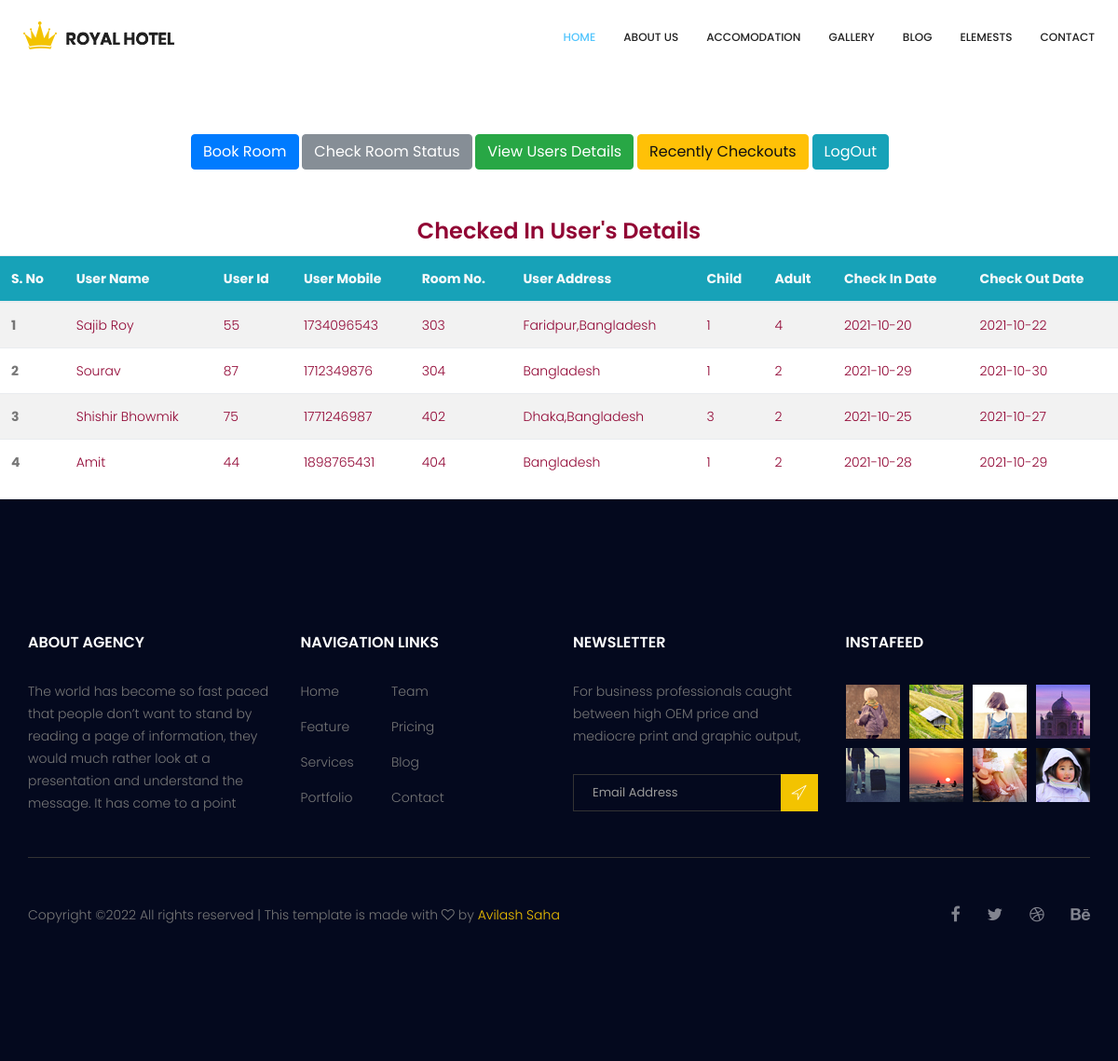
/admin/admin_dashboard.php, run on the app's committed database.
### tables this page shows
CREATE TABLE `double_non_ac` (
  `s_no` int(5) NOT NULL,
  `room_no` int(15) DEFAULT NULL,
  `holder_name` text DEFAULT NULL,
  `holder_id` int(15) DEFAULT NULL,
  `holder_mobile` int(25) DEFAULT NULL,
  `holder_address` varchar(55) NOT NULL,
  `child` int(5) DEFAULT NULL,
  `adult` int(5) DEFAULT NULL,
  `in_date` date DEFAULT NULL,
  `out_date` date DEFAULT NULL,
  `status` int(5) DEFAULT NULL
);

CREATE TABLE `double_ac` (
  `s_no` int(5) NOT NULL,
  `room_no` int(15) DEFAULT NULL,
  `holder_name` text DEFAULT NULL,
  `holder_id` int(15) DEFAULT NULL,
  `holder_mobile` int(25) DEFAULT NULL,
  `holder_address` varchar(55) DEFAULT NULL,
  `child` int(5) DEFAULT NULL,
  `adult` int(5) DEFAULT NULL,
  `in_date` date DEFAULT NULL,
  `out_date` date DEFAULT NULL,
  `status` int(5) DEFAULT NULL
);

### admin/admin_dashboard.php (the view, shortened to what this page needs)
        <!DOCTYPE html>
        <html>
        <head>
                <link rel="stylesheet" href="../css/bootstrap.css">
                <link rel="stylesheet" href="../vendors/linericon/style.css">
                <link rel="stylesheet" href="../css/font-awesome.min.css">
                <link rel="stylesheet" href="../vendors/owl-carousel/owl.carousel.min.css">
                <link rel="stylesheet" href="../vendors/bootstrap-datepicker/bootstrap-datetimepicker.min.css">
                <link rel="stylesheet" href="../vendors/nice-select/css/nice-select.css">
                <link rel="stylesheet" href="../vendors/owl-carousel/owl.carousel.min.css">
                <link rel="stylesheet" href="css/style.css">
                <link rel="stylesheet" href="css/responsive.css">
        </head>
        <body>
                <header>
                    <div class="container">
                        <nav class="navbar navbar-expand-lg fixed-top">
                            <a class="navbar-brand logo_h" href="index.html"><img src="image/Logo.png" alt=""></a>
                            <div class="collapse navbar-collapse offset" id="navbarSupportedContent">
                                <ul class="nav navbar-nav menu_nav ml-auto">
                                    <li class="nav-item active"><a class="nav-link" href="index.php">Home</a></li>
                                    <li class="nav-item"><a class="nav-link" href="about.html">About us</a></li>
                                    <li class="nav-item"><a class="nav-link" href="accomodation.html">Accomodation</a></li>
                                    <li class="nav-item"><a class="nav-link" href="gallery.html">Gallery</a></li>
                                    <li class="nav-item submenu dropdown">
                                        <a href="#" class="nav-link dropdown-toggle" data-toggle="dropdown" role="button" aria-haspopup="true" aria-expanded="false">Blog</a>
                                    </li>
                                    <li class="nav-item"><a class="nav-link" href="elements.html">Elemests</a></li>
                                    <li class="nav-item"><a class="nav-link" href="contact.html">Contact</a></li>
                                </ul>
                            </div>
                        </nav>
                    </div>
                  </header>
                <br><br><br><br>
            <div class="row mb-5 mt-5">
            	<div class="col-md-2"></div>
            	<div class="col-md-8">
            		<form action="" method="post">
            			<a href="room.php" class="btn btn-primary"> Book Room </a>
            			<a href="room.php" class="btn btn-secondary"> Check Room Status </a>
            			<a href="admin_dashboard.php" class="btn btn-success"> View Users Details </a>
            			<a href="recent_checkout.php" class="btn btn-warning"> Recently Checkouts </a>
            			<a href="logout.php" class="btn btn-info"> LogOut </a>
            		</form>
            	</div>
            	<div class="col-md-2"></div>
            </div>
            <div class="row">
                <div class="col-md-12">
                    <center><h3> Checked In User's Details </h3></center>
                </div>
            </div>
            <div class="row">
                <div class="col-md-12">
                    <table class="table table-striped">
                      <thead class="bg-info">
                        <tr class="text-light">
                          <th scope="col">S. No</th>
                          <th scope="col">User Name</th>
                          <th scope="col">User Id</th>
                          <th scope="col">User Mobile</th>
                          <th scope="col">Room No.</th>
                          <th scope="col">User Address</th>
                          <th scope="col">Child</th>
                          <th scope="col">Adult</th>
                          <th scope="col">Check In Date</th>
                          <th scope="col">Check Out Date</th>
                        </tr>
                      </thead>
                      <?php
                        $user_count = 0;
                            ?>
                        <?php
                        $connection = mysqli_connect("localhost","root","");
                        $query = "select * from double_non_ac where status =1;";
                        $query_run = mysqli_query($connection,$query);
                        while($row = mysqli_fetch_assoc($query_run)){
                            $user_count++;
                            ?>
                            <tr>
                              <th scope="row"><?php echo $user_count; ?></th>
                              <td> <?php echo $row['holder_name'];?></td>
                              <td> <?php echo $row['holder_id'];?></td>
                              <td> <?php echo $row['holder_mobile'];?></td>
                              <td> <?php echo $row['room_no'];?></td>
                              <td> <?php echo $row['holder_address'];?></td>
                              <td> <?php echo $row['child'];?></td>
                              <td> <?php echo $row['adult'];?></td>
                              <td> <?php echo $row['in_date'];?></td>
                              <td> <?php echo $row['out_date'];?></td>
                            </tr>
                        <?php
                        }
                        ?>
                        <?php
                        $connection = mysqli_connect("localhost","root","");
                        $query = "select * from double_ac where status =1;";
                        $query_run = mysqli_query($connection,$query);
                        while($row = mysqli_fetch_assoc($query_run)){
                            $user_count++;
                            ?>
                            <tr>
                              <th scope="row"><?php echo $user_count; ?></th>
                              <td> <?php echo $row['holder_name'];?></td>
                              <td> <?php echo $row['holder_id'];?></td>
                              <td> <?php echo $row['holder_mobile'];?></td>
                              <td> <?php echo $row['room_no'];?></td>
                              <td> <?php echo $row['holder_address'];?></td>
                              <td> <?php echo $row['child'];?></td>
                              <td> <?php echo $row['adult'];?></td>
                              <td> <?php echo $row['in_date'];?></td>
                              <td> <?php echo $row['out_date'];?></td>
                            </tr>
                        <?php
                        }
                        ?>
                    </table>
                </div>
            </div>
                <footer class="footer-area section_gap">
                    <div class="container">
                        <div class="row">
                            <div class="col-lg-3  col-md-6 col-sm-6">
                                <div class="single-footer-widget">
                                    <h6 class="footer_title">About Agency</h6>
                                    <p>The world has become so fast paced that people don’t want to stand by reading a page of information, they would much rather look at a presentation and understand the message. It has come to a point </p>
                                </div>
                            </div>
                            <div class="col-lg-3 col-md-6 col-sm-6">
                                <div class="single-footer-widget">
                                    <h6 class="footer_title">Navigation Links</h6>
                                    <div class="row">
                                        <div class="col-4">
                                            <ul class="list_style">
                                                <li><a href="#">Home</a></li>
                                                <li><a href="#">Feature</a></li>
                                                <li><a href="#">Services</a></li>
                                                <li><a href="#">Portfolio</a></li>
                                            </ul>
                                        </div>
                                        <div class="col-4">
                                            <ul class="list_style">
                                                <li><a href="#">Team</a></li>
                                                <li><a href="#">Pricing</a></li>
                                                <li><a href="#">Blog</a></li>
                                                <li><a href="#">Contact</a></li>
                                            </ul>
                                        </div>
                                    </div>
                                </div>
                            </div>
                            <div class="col-lg-3 col-md-6 col-sm-6">
                                <div class="single-footer-widget">
                                    <h6 class="footer_title">Newsletter</h6>
                                    <p>For business professionals caught between high OEM price and mediocre print and graphic output, </p>
                                    <div id="mc_embed_signup">
                                        <form target="_blank" action="https://spondonit.us12.list-manage.com/subscribe/post?u=1462626880ade1ac87bd9c93a&amp;id=92a4423d01" method="get" class="subscribe_form relative">
                                            <div class="input-group d-flex flex-row">
                                                <input name="EMAIL" placeholder="Email Address" onfocus="this.placeholder = ''" onblur="this.placeholder = 'Email Address '" required="" type="email">
                                                <button class="btn sub-btn"><span class="lnr lnr-location"></span></button>
                                            </div>
                                        </form>
                                    </div>
                                </div>
                            </div>
                            <div class="col-lg-3 col-md-6 col-sm-6">
                                <div class="single-footer-widget instafeed">
                                    <h6 class="footer_title">InstaFeed</h6>
                                    <ul class="list_style instafeed d-flex flex-wrap">
                                        <li><img src="image/instagram/Image-01.jpg" alt=""></li>
                                        <li><img src="image/instagram/Image-02.jpg" alt=""></li>
                                        <li><img src="image/instagram/Image-03.jpg" alt=""></li>
                                        <li><img src="image/instagram/Image-04.jpg" alt=""></li>
                                        <li><img src="image/instagram/Image-05.jpg" alt=""></li>
                                        <li><img src="image/instagram/Image-06.jpg" alt=""></li>
                                        <li><img src="image/instagram/Image-07.jpg" alt=""></li>
                                        <li><img src="image/instagram/Image-08.jpg" alt=""></li>
                                    </ul>
                                </div>
                            </div>
                        </div>
                        <div class="border_line"></div>
                        <div class="row footer-bottom d-flex justify-content-between align-items-center">
                            <p class="col-lg-8 col-sm-12 footer-text m-0">
        Copyright &copy;<script>document.write(new Date().getFullYear());</script> All rights reserved | This template is made with <i class="fa fa-heart-o" aria-hidden="true"></i> by <a href="https://www.facebook.com/avilashsaha.akash" target="_blank">Avilash Saha</a>
        </p>
                            <div class="col-lg-4 col-sm-12 footer-social">
                                <a href="#"><i class="fa fa-facebook"></i></a>
                                <a href="#"><i class="fa fa-twitter"></i></a>
                                <a href="#"><i class="fa fa-dribbble"></i></a>
                                <a href="#"><i class="fa fa-behance"></i></a>
                            </div>
                        </div>
                    </div>
                </footer>
    </body>
</html>

### admin/css/style.css (style rules this page uses)
.list_style { list-style: none; margin: 0px; padding: 0px; }
a { text-decoration: none; -webkit-transition: all 0.3s ease-in-out; -o-transition: all 0.3s ease-in-out; transition: all 0.3s ease-in-out; }
body { line-height: 24px; font-size: 14px; font-family: "Poppins", sans-serif; font-weight: 300; color: #777777; }
h1, h2, h3, h4, h5, h6 { font-family: "Poppins", sans-serif; font-weight: 600; }
@media (min-width: 1200px) { .container { max-width: 1170px; } }
.section_gap { padding: 120px 0; }
.navbar { padding: 0px; border: 0px; border-radius: 0px; }
.navbar { background: #fff; padding: 0px 25px; }
.navbar .logo_h { padding-top: 0px; }
.navbar .menu_nav .nav-item .nav-link { font: 500 12px/80px "Poppins", sans-serif; color: #222222; text-transform: uppercase; padding: 0px; }
.navbar .menu_nav .nav-item .nav-link:after { display: none; }
.navbar .menu_nav .nav-item:hover .nav-link, .navbar .menu_nav .nav-item.active .nav-link { color: #52c5fd; }
.navbar .menu_nav .nav-item.submenu { position: relative; }
.navbar .menu_nav .nav-item + li { margin-left: 30px; }
h3 { font-size: 24px; }
h6 { font-size: 14px; }
h1, h2, h3, h4, h5, h6 { line-height: 1.5em; }
.footer-area { background: #04091e; padding: 142px 0px; }
.single-footer-widget ul li a { line-height: 25px; display: inline-block; color: #777; -webkit-transition: all 0.3s linear; -o-transition: all 0.3s linear; transition: all 0.3s linear; margin-bottom: 13px; }
.single-footer-widget .instafeed { margin-left: -5px; margin-right: -5px; }
.single-footer-widget .instafeed li { margin: 5px; }
.single-footer-widget .subscribe_form { padding-top: 13px; }
.single-footer-widget .input-group { display: block !important; }
.single-footer-widget input { width: 100%; border: 1px solid #333333; font-size: 13px; line-height: 30px; padding-right: 40px; height: 40px; color: #999999; background: transparent; padding-left: 20px; }
.single-footer-widget .sub-btn { background: #f3c300; color: #fff; font-weight: 300; border-radius: 0; line-height: 34px; padding: 4px 11px 0px; cursor: pointer; position: absolute; right: 0px; top: 0px; }
.footer_title { font-size: 16px; line-height: 24px; font-weight: 600; color: #fff; text-transform: uppercase; margin-bottom: 28px; }
.border_line { width: 100%; height: 1px; background: #333333; margin-top: 30px; }
.footer-bottom { padding-top: 46px; }
.footer-bottom .footer-text a { color: #f3c300; }
.footer-bottom .footer-social { text-align: right; }
.footer-bottom .footer-social a { font-size: 18px; line-height: 30px; color: #82848f; margin-left: 25px; -webkit-transition: all 0.3s linear; -o-transition: all 0.3s linear; transition: all 0.3s linear; }

### admin/admin_dashboard.php (style rules this page uses)
td,h3 { color: #910634; }

### data on the page
double_non_ac: holder_name "Sajib Roy", holder "55", holder_mobile "1734096543", room_no "303", holder_address "Faridpur,Bangladesh", child "1", adult "4", in_date "2021-10-20", out_date "2021-10-22"
double_non_ac: holder_name "Sourav", holder "87", holder_mobile "1712349876", room_no "304", holder_address "Bangladesh", child "1", adult "2", in_date "2021-10-29", out_date "2021-10-30"
double_ac: holder_name "Shishir Bhowmik", holder "75", holder_mobile "1771246987", room_no "402", holder_address "Dhaka,Bangladesh", child "3", adult "2", in_date "2021-10-25", out_date "2021-10-27"
double_ac: holder_name "Amit", holder "44", holder_mobile "1898765431", room_no "404", holder_address "Bangladesh", child "1", adult "2", in_date "2021-10-28", out_date "2021-10-29"
